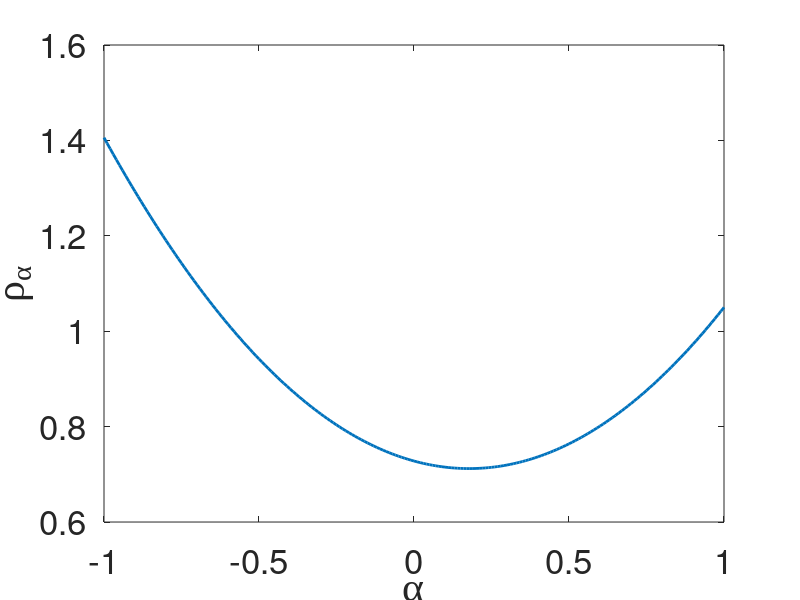

MATLAB code for this plot:
clear all;
clc;

a=-1:0.01:1;
y=1.05*a.^2+0.55*(1-a.^2)+7*(1-a)/120*(1+2*sqrt(21/20));
plot(a,y,'LineWidth',2)

set(gca,'FontSize',25)
 ylabel('\rho_\alpha','FontSize', 30, 'FontName', 'Times New Roman')
 xlabel('\alpha','FontSize', 30, 'FontName', 'Times New Roman') 
